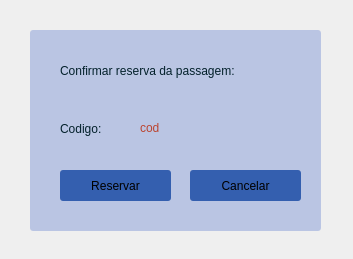
<?xml version="1.0" encoding="UTF-8"?>
<ui version="4.0">
 <class>telaReservaPassagem</class>
 <widget class="QMainWindow" name="telaReservaPassagem">
  <property name="geometry">
   <rect>
    <x>0</x>
    <y>0</y>
    <width>353</width>
    <height>259</height>
   </rect>
  </property>
  <property name="minimumSize">
   <size>
    <width>353</width>
    <height>259</height>
   </size>
  </property>
  <property name="maximumSize">
   <size>
    <width>353</width>
    <height>259</height>
   </size>
  </property>
  <property name="windowTitle">
   <string>Reservar Passagem</string>
  </property>
  <property name="styleSheet">
   <string notr="true">#telaReservaPassagem
{
background-image: url(:/fundos/fundo3.jpg);
}
#frame
{
border-radius:3px;
background-color: rgba(165, 180, 222, 180);
}
#label
{
font: 11pt &quot;Noto Serif Malayalam&quot;;
color: rgb(3, 33, 43);
}
#label_2
{
font: 11pt &quot;Noto Serif Malayalam&quot;;
color: rgb(3, 33, 43);
}

#label_3
{
font: 11pt &quot;Noto Serif Malayalam&quot;;
	color: rgb(187, 68, 48);
}

#botaoReservar
{
font: 11pt &quot;Noto Serif Malayalam&quot;;
border-radius:3px;
background-color: rgb(52, 95, 175);
}

#botaoReservar:hover
{
background-color: rgb(120, 162, 239);
}

#botaoCancelar
{
font: 11pt &quot;Noto Serif Malayalam&quot;;
border-radius:3px;
background-color: rgb(52, 95, 175);
}

#botaoCancelar:hover
{
background-color: rgb(120, 162, 239);
}
</string>
  </property>
  <widget class="QWidget" name="centralwidget">
   <widget class="QFrame" name="frame">
    <property name="geometry">
     <rect>
      <x>30</x>
      <y>30</y>
      <width>291</width>
      <height>201</height>
     </rect>
    </property>
    <property name="frameShape">
     <enum>QFrame::StyledPanel</enum>
    </property>
    <property name="frameShadow">
     <enum>QFrame::Raised</enum>
    </property>
    <widget class="QLabel" name="label">
     <property name="geometry">
      <rect>
       <x>30</x>
       <y>20</y>
       <width>231</width>
       <height>41</height>
      </rect>
     </property>
     <property name="text">
      <string>Confirmar reserva da passagem:</string>
     </property>
    </widget>
    <widget class="QLabel" name="label_2">
     <property name="geometry">
      <rect>
       <x>30</x>
       <y>90</y>
       <width>54</width>
       <height>17</height>
      </rect>
     </property>
     <property name="text">
      <string>Codigo:</string>
     </property>
    </widget>
    <widget class="QPushButton" name="botaoReservar">
     <property name="geometry">
      <rect>
       <x>30</x>
       <y>140</y>
       <width>111</width>
       <height>31</height>
      </rect>
     </property>
     <property name="text">
      <string>Reservar</string>
     </property>
    </widget>
    <widget class="QPushButton" name="botaoCancelar">
     <property name="geometry">
      <rect>
       <x>160</x>
       <y>140</y>
       <width>111</width>
       <height>31</height>
      </rect>
     </property>
     <property name="text">
      <string>Cancelar</string>
     </property>
    </widget>
    <widget class="QLabel" name="label_3">
     <property name="geometry">
      <rect>
       <x>110</x>
       <y>90</y>
       <width>141</width>
       <height>16</height>
      </rect>
     </property>
     <property name="text">
      <string>cod</string>
     </property>
    </widget>
   </widget>
  </widget>
 </widget>
 <resources>
  <include location="../recursos/recursos.qrc"/>
 </resources>
 <connections/>
</ui>
